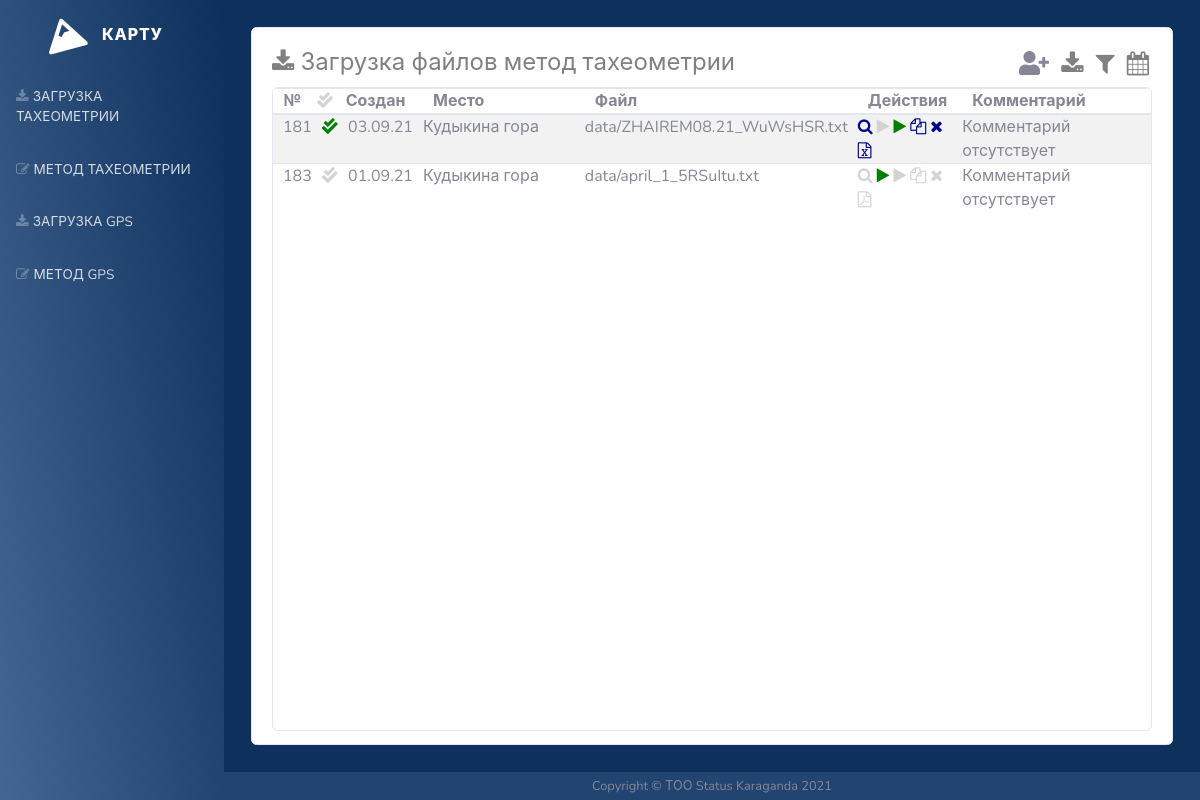
The page / on the database its author committed.
### energy/models.py (models this page shows, shortened)
class Files(models.Model):
    date = models.DateField(verbose_name='Дата:', null=True)
    place = models.ForeignKey('Place', on_delete=models.CASCADE, verbose_name='Место', null=True)
    file = models.FileField(verbose_name='Файл', upload_to='data/', default=None)
    read = models.BooleanField(verbose_name='Прочитан', default=False)
    comment = models.CharField(max_length=500, verbose_name='Комментарий', null=True, default=' ')

class Place(models.Model):
    name = models.CharField(max_length=200, verbose_name='Место', null=True)
    def __str__(self):
        return str(self.name)

### energy/views.py (the view, shortened to what this page needs)
# urls.py: path('', load_files, name='load_files'),
def load_files(request):
    if 'place_clear' in request.POST:
        print(request.POST)
    docs = Files.objects.all().order_by('-date')
    read_form = FilesForm()
    location = PlaceForm()
    places_modal = PlacesModal()
    period = DateForm1
    context = {'form': read_form, 'docs': docs, 'location':location, 'places_modal':places_modal, 'period':period}
    return render(request, 'energy/load_files.html', context)

### energy/templates/energy/load_files.html (shortened to what this page needs)
{% extends "layout/basic.html" %}
{% load static %}
{% load bootstrap4 %}
{% block content %}
<div class="row">
    <div class="col-md-8">
        <h4 style="color:grey;"><i class="fa fa-download"></i> Загрузка файлов метод тахеометрии</h4>
    </div>
    <div class="col-md-4">
        <h4 id="icons" style="text-align:right">
            <i class="fas fa-user-plus"style="padding: 3px;" title="Создать место" class="btn btn-sm btn-secondary" data-toggle="modal" data-target="#exampleModal"></i>
            <a class="icon" style="color:grey;" href="{% url 'energy:add_post' %}" title="Загрузить измерения" role="button"><i class="fa fa-download"style="padding: 3px;"></i></a>
            <a class="icon" style="color:grey;" data-toggle="modal" data-target="#FiltereModal" href="" role="button" title="Фильтр"><i class="fa fa-filter"style="padding: 3px;"></i></a>
            <a class="icon" style="color:grey;" data-toggle="modal" title="Период" data-target="#PeriodModal"><i class="fa fa-calendar"style="padding: 3px;"></i></a>
        </h4>
    </div>
<div class="col-sm-4 col-md-12">
    <div class="card" id="card">
                <div class="table-responsive" >
                    <table class="table table-striped" class="table table-hover">
                        <thead class="sticky" style="padding:20px">
                        <tr>
                                <th class="sticky" style="padding: 0; width: 4%; text-align:center">№</th>
                                <th class="sticky" style="padding: 0; width: 3%; text-align:center"><i class="fas fa-check-double" style="color:lightgrey"></i></th>
                                <th class="sticky" style="padding: 0; width: 7%; text-align:center">Создан</th>
                                <th class="sticky" style="padding: 0; padding-left: 20px; width: 20%; text-align:left">Место</th>
                                <th class="sticky" style="padding: 0; padding-left: 20px; width: 30%; text-align:left">Файл</th>
                                <th class="sticky" style="padding: 0; padding-left: 20px; width: 12%; text-align:left">Действия</th>
                                <th class="sticky" style="padding: 0; padding-left: 20px; width: 30%; text-align:left">Комментарий</th>
                            </tr>
                        </thead>
                        <tbody id="dynamic">
                        {% for doc in docs %}
                        <tr>
                                <td style="padding: 0; padding-left:10px" scope="row">
                                    {{ doc.pk}}
                                </td>
                                <td style="padding: 0; padding-left:10px;" scope="row">
                                    {% if doc.read == True %}
                                        <i class="fas fa-check-double" style="color:green"></i>
                                    {% else %}
                                        <i class="fas fa-check-double" style="color:lightgrey"></i>
                                    {% endif %}
                                </td>
                                <td style="padding: 0; padding-left:10px" scope="row">
                                    {{ doc.date|date:"d.m.y"}}
                                </td>
                                <td style="padding: 0; padding-left:10px" scope="row">
                                    {{ doc.place }}
                                </td>
                                <td style="padding: 0; padding-left:10px" scope="row">
                                    {{ doc.file }}
                                </td>
                                 <td style="padding: 0; padding-left:10px; text-align: left" scope="row">
                                     {% if doc.read == False %}
                                        <a class="icon" id="work" name="search" name="search{{ forloop.counter }}" href="" role="button" title="Просмотр"><i class="fa fa-search" style="color:lightgrey"></i></a>
                                        <a class="icon" id="work" name="search" name="search{{ forloop.counter }}" href="{% url 'energy:step_1' pk=doc.pk %}" role="button" title="Шаг1"><i class="fa fa-play"style="color:green"></i></a>
                                        <a class="icon" id="work" name="search" name="search{{ forloop.counter }}" href="" role="button" title="Шаг2"><i class="fa fa-play"style="color:lightgrey"></i></a>
                                         <a class="icon" href="" role="button"><i class="fa fa-copy"title="Копия" style="color:lightgrey"></i></a>
                                        <a class="icon" href="{% url 'energy:remove' pk=doc.pk %}" role="button"><i class="fa fa-remove"title="Удалить" style="color:lightgrey"></i></a>
                                        <a class="icon" href="" role="button"><i class="fa fa-file-pdf-o"title="PDF" style="color:lightgrey"></i></a>
                                    {% else %}
                                        <a class="icon" id="work" name="search" name="search{{ forloop.counter }}" href="{% url 'energy:search' pk=doc.pk %}" role="button" title="Просмотр"><i class="fa fa-search" style="color:darkblue"></i></a>
                                        <a disabled class="icon" id="work" name="search" name="search{{ forloop.counter }}" href="" role="button" title="Шаг1"><i class="fa fa-play"style="color:lightgrey"></i></a>
                                        <a disabled class="icon" id="work" name="search" name="search{{ forloop.counter }}" href="{% url 'energy:step_2' pk=doc.pk %}" role="button" title="Шаг2"><i class="fa fa-play"style="color:green"></i></a>
                                        <a class="icon" href="{% url 'energy:step1_copy' pk=doc.pk %}" role="button"><i class="fa fa-copy"title="Копия" style="color:darkblue"></i></a>
                                        <a class="icon" href="{% url 'energy:remove' pk=doc.pk %}" role="button"><i class="fa fa-remove"title="Удалить" style="color:darkblue"></i></a>
                                        <a class="icon" href="{% url 'energy:xls' pk=doc.pk %}" role="button"><i class="fa fa-file-excel"title="export xls" style="color:darkblue"></i></a>
                                    {% endif %}
                                </td>
                                <td style="padding: 0; padding-left:10px; text-align: left" scope="row">
                                    {{ doc.comment }}
                                </td>
                        </tr>
                                        {% endfor %}
                    </tbody>
                </table>
        </div>
        </div>
    </div>
</div>
{% endblock %}

### energy/templates/layout/basic.html (shortened to what this page needs)
<!DOCTYPE html>
{% load static %}
{% load bootstrap4 %}
<html>
<head>
    <link rel="stylesheet" href="{% static '/assets/bootstrap/css/bootstrap.min.css' %}"/>
    <link rel="stylesheet" href="{% static '/assets/fonts/fontawesome-all.min.css' %}"/>
    <link rel="stylesheet" href="{% static '/assets/fonts/font-awesome.min.css' %}"/>
    <link rel="stylesheet" href="{% static '/assets/fonts/fontawesome5-overrides.min.css' %}"/>
    <link rel="stylesheet" href="{% static '/assets/css/Model-Card-Style-1.css' %}"/>
    <link rel="stylesheet" href="{% static '/assets/css/Material-Pill-Icons.css' %}"/>
    <link rel="stylesheet" href="{% static '/assets/fonts/material-icons.min.css' %}"/>
</head>
<body id="page-top">
    <div id="wrapper">
        <nav class="navbar navbar-dark align-items-start sidebar sidebar-dark accordion bg-gradient-primary p-0" style="background: linear-gradient(80deg, rgb(68,102,146), rgb(13,47,91)), rgb(68,102,146);">
            <div class="container-fluid d-flex flex-column p-0"><a class="navbar-brand d-flex justify-content-center align-items-center sidebar-brand m-0" href="#">
                    <div class="sidebar-brand-icon rotate-n-15"><i class="fas fa-mountain"></i></div>
                    <div class="sidebar-brand-text mx-3"><span>Карту</span></div>
                </a>
                <ul class="navbar-nav text-light" id="accordionSidebar">
                    <li class="nav-item"><a class="nav-link" href="{% url 'energy:load_files' %}"><i class="fa fa-download"></i><span>Загрузка Тахеометрии</span></a></li>
                    <li class="nav-item"><a class="nav-link" href="{% url 'energy:tahe' %}"><i class="fa fa-edit"></i><span>Метод тахеометрии</span></a></li>
                    <li class="nav-item"><a class="nav-link" href="{% url 'energy:load_gps' %}"><i class="fa fa-download"></i><span>Загрузка GPS</span></a></li>
                    <li class="nav-item"><a class="nav-link" href="{% url 'energy:gps' %}"><i class="fa fa-edit"></i><span>Метод GPS</span></a></li>
                </ul>
            </div>
        </nav>
        <div class="d-flex flex-column" id="content-wrapper">
            <div id="content" style="background: #0e305c;padding: 27px;">
                <div class="card" style="padding: 0;">
                    <div class="card-body">
                        {% block content %}
                        {% endblock %}
                    </div>
                </div>
            </div>
            <footer class="sticky-footer" style="padding: 8px; background-color:#224470;">
                <div class="container my-auto">
                    <div class="text-center my-auto copyright"><span>Copyright © ТОО Status Karaganda 2021</span></div>
                </div>
            </footer>
        </div>
    </div>
</body>
</html>

### energy/templates/layout/basic.html (style rules this page uses)
.card-body { height: 89.5vh; }

### energy/templates/energy/load_files.html (style rules this page uses)
thead th { position: sticky; top: 0; background: white; }
#card { overflow-y: scroll; height: 80.5vh; }

### rows shown on the page
Files: pk "181", read True (drawn), date "03.09.21", place "Кудыкина гора", file "data/ZHAIREM08.21_WuWsHSR.txt", comment "Комментарий отсутствует"
Files: pk "183", read False (drawn), date "01.09.21", place "Кудыкина гора", file "data/april_1_5RSuItu.txt", comment "Комментарий отсутствует"
